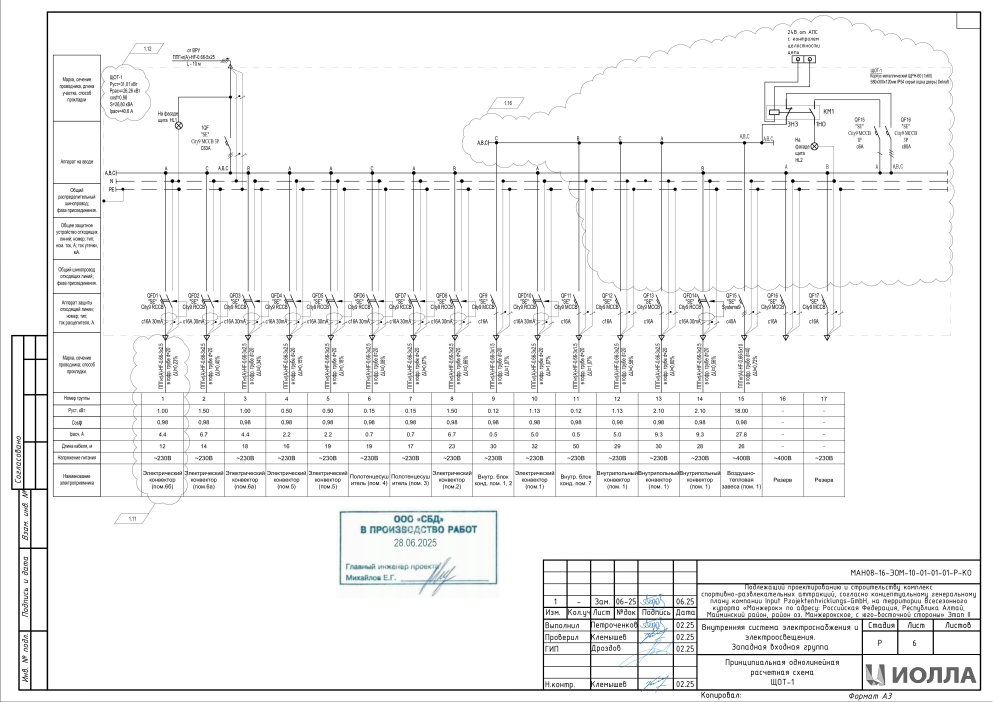
#> input picture data/images/test/test_01.jpg, 4963 x 3509 px, given as the content of the folder data/datasets/objects-v2, which was not available (shown at 1/5 size)
$ python generate_dataset.py
#> lines starting #> are read from the running program, lines starting #| are printed output that depends on the picture; after the words box and inside, x2 and y2 are one past the last pixel; in counts of white or black regions, pixels touching at a corner belong together
"""
Генератор YOLO датасета на базе реальных фонов (предобработанных схем).
Использует очищенные от объектов реальные схемы как фоны.
"""

import os
import random
import numpy as np
import time
from PIL import Image
from pathlib import Path
from scipy.ndimage import gaussian_filter


# [88 lines left out: functions create_grain_mask, apply_grain, not called in this run]


def create_transparency_mask(obj_image, threshold=240):
    """
    Создает маску прозрачности для объекта на белом фоне.

    Args:
        obj_image: PIL Image объекта
        threshold: порог яркости для определения фона (0-255)

    Returns:
        PIL Image маска в режиме 'L'
    """
    obj_array = np.array(obj_image)
    # Берем минимальную яркость по RGB каналам
    brightness = obj_array.min(axis=2)
    # Темные пиксели = 255 (непрозрачно), светлые = 0 (прозрачно)
    mask = ((brightness < threshold).astype(np.uint8) * 255)
    return Image.fromarray(mask, 'L')


def load_object_images(objects_dir):
    """
    Загружает все изображения объектов из директории.

    Args:
        objects_dir: путь к директории с объектами

    Returns:
        Список кортежей (PIL Image, PIL Image mask)
    """
#> called with objects_dir = 'data/datasets/objects-v2'
    objects = []
    objects_path = Path(objects_dir)

    for img_file in sorted(objects_path.glob("*.jpg")):
        img = Image.open(img_file).convert('RGB')
#> img is the input picture: PIL image 4963x3509 RGB; mean R, G, B 242.4, 242.6, 242.6
        mask = create_transparency_mask(img, threshold=240)
#> in create_transparency_mask, `mask = ((brightness < threshold).astype(np.uint8) * 255)`:
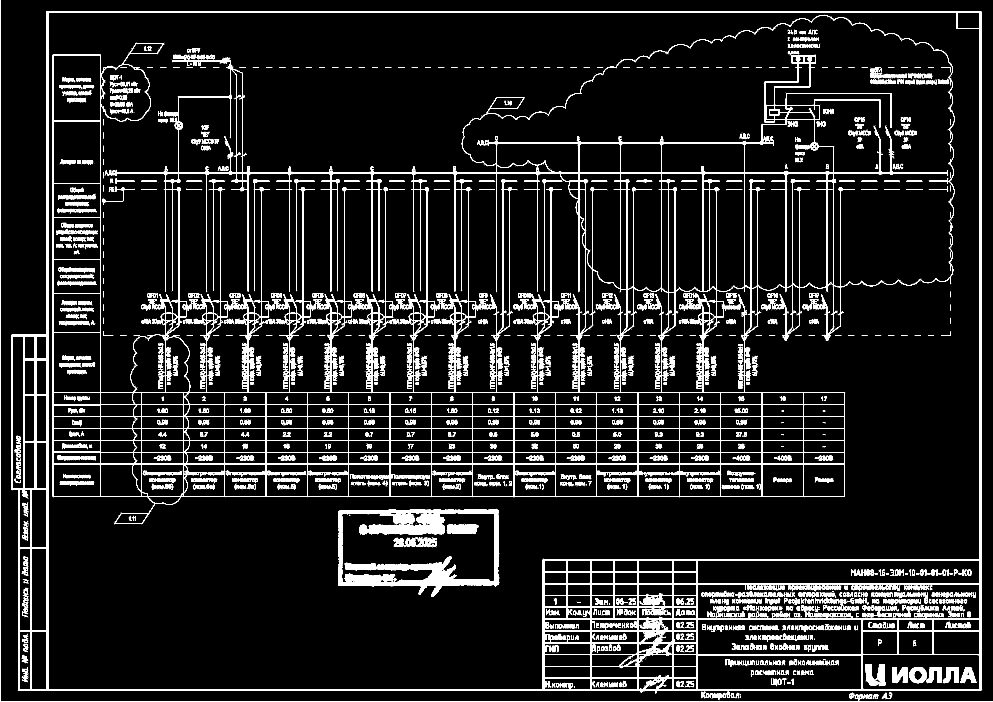
#> mask: shape (3509, 4963) (shown at 1/5 size); 7.1% white; 13493 white regions (10749 under 20 px), largest, box (x1, y1, x2, y2) and area: (264, 75, 4772, 2620) 353746, (56, 56, 4906, 3467) 293515, (1690, 2545, 2496, 2984) 101642
        objects.append((img, mask))

    print(f"Загружено {len(objects)} объектов с масками из {objects_dir}")
#| Загружено 1 объектов с масками из data/datasets/objects-v2
    return objects


def load_background_images(backgrounds_dir):
    """
    Загружает все фоновые изображения (предобработанные схемы).

    Args:
        backgrounds_dir: путь к директории с фонами

    Returns:
        Список кортежей (PIL Image, имя_файла)
    """
    backgrounds = []
    backgrounds_path = Path(backgrounds_dir)

    for img_file in sorted(backgrounds_path.glob("*.jpg")):
        img = Image.open(img_file).convert('RGB')
        backgrounds.append((img, img_file.stem))

    for img_file in sorted(backgrounds_path.glob("*.png")):
        img = Image.open(img_file).convert('RGB')
        backgrounds.append((img, img_file.stem))

    print(f"Загружено {len(backgrounds)} фоновых изображений из {backgrounds_dir}")
    return backgrounds


# [243 lines left out: functions generate_image_with_lines, generate_image_on_background, save_yolo_annotation, not called in this run]


def generate_dataset_on_real_backgrounds(backgrounds_dir, objects_dir, output_dir,
                                         images_per_combo=100, num_objects_range=(5, 15),
                                         scale_range=(0.8, 1.2), grain_levels=[0, 5, 10, 15]):
    """
    Генерирует YOLO датасет на основе реальных фонов.

    Args:
        backgrounds_dir: директория с предобработанными фонами
        objects_dir: директория с объектами
        output_dir: выходная директория
        images_per_combo: количество изображений на комбинацию (фон + grain)
        num_objects_range: диапазон объектов на изображение
        scale_range: диапазон масштабов объектов
        grain_levels: уровни интенсивности grain
    """
    # Загружаем объекты и фоны
    objects = load_object_images(objects_dir)
#> objects = 1 item
    backgrounds = load_background_images(backgrounds_dir)

    if len(objects) == 0:
        print("ОШИБКА: Не найдено объектов!")
        return

    if len(backgrounds) == 0:
        print("ОШИБКА: Не найдено фоновых изображений!")
        return

    # Создаем выходные директории
    output_path = Path(output_dir)
    (output_path / 'train' / 'images').mkdir(parents=True, exist_ok=True)
    (output_path / 'train' / 'labels').mkdir(parents=True, exist_ok=True)

    # Подсчет общего количества изображений
    total_images = len(backgrounds) * len(grain_levels) * images_per_combo

    print(f"\n{'='*60}")
    print(f"ГЕНЕРАЦИЯ ДАТАСЕТА С ЛИНЕЙНЫМ РАЗМЕЩЕНИЕМ")
    print(f"{'='*60}")
    print(f"Фонов: {len(backgrounds)}")
    print(f"Объектов: {len(objects)}")
    print(f"Уровней grain: {len(grain_levels)} {grain_levels}")
    print(f"Изображений на комбинацию: {images_per_combo}")
    print(f"Режим размещения: Линии с группировкой")
    print(f"  - Линий на изображение: 1-3")
    print(f"  - Объектов в линии: 2-17")
    print(f"  - Вероятность группировки: 50%")
    print(f"  - Равномерное расстояние: 15-50 пикс")
    print(f"  - Расстояние между группами: 2-20x базового")
    print(f"  - Позиция ряда: случайная (без центрирования)")
    print(f"  - Масштаб объектов: {scale_range[0]}x-{scale_range[1]}x")
    print(f"{'='*60}")
    print(f"ВСЕГО ИЗОБРАЖЕНИЙ: {total_images}")
    print(f"{'='*60}\n")

    # Проверяем существующие изображения
    existing_images = list((output_path / 'train' / 'images').glob('*.jpg'))
    num_existing = len(existing_images)

    if num_existing > 0:
        print(f"Найдено {num_existing} существующих изображений")
        print(f"Будут сгенерированы только недостающие\n")

    global_idx = 0
    generated_count = 0
    combo_idx = 0
    total_combos = len(backgrounds) * len(grain_levels)
    start_time = time.time()

    # Генерация
    for bg_img, bg_name in backgrounds:
        for grain_intensity in grain_levels:
            combo_idx += 1
            print(f"\n[Комбо {combo_idx}/{total_combos}] Фон: {bg_name} | Grain: {grain_intensity}")
            print(f"-" * 60)
            combo_start_idx = global_idx

            for i in range(images_per_combo):
                # Формируем имя файла
                img_filename = f"train_{global_idx:05d}.jpg"
                img_path = output_path / 'train' / 'images' / img_filename
                ann_path = output_path / 'train' / 'labels' / f"train_{global_idx:05d}.txt"

                # Пропускаем если файл уже существует
                if img_path.exists() and ann_path.exists():
                    global_idx += 1
                    continue

                # Генерируем изображение с объектами в линиях
                img, annotations = generate_image_with_lines(
                    background_img=bg_img,
                    objects=objects,
                    num_lines_range=(1, 3),
                    objects_per_line_range=(2, 17),
                    scale_range=scale_range,
                    spacing_range=(15, 50),
                    grouping_probability=0.5,
                    group_size_range=(2, 3),
                    group_spacing_multiplier=(2, 20)
                )

                num_objs = len(annotations)

                # Применяем grain
                img = apply_grain(img, grain_intensity)

                # Конвертируем в grayscale
                img = img.convert('L')

                # Сохраняем
                img.save(img_path, quality=95)
                save_yolo_annotation(annotations, ann_path)

                generated_count += 1
                global_idx += 1

                # Лог каждые 20 изображений
                if (i + 1) % 20 == 0 or (i + 1) <= 5:
                    combo_progress_pct = ((i + 1) / images_per_combo) * 100
                    total_progress_pct = (global_idx / total_images) * 100
                    print(f"  [Комбо: {combo_progress_pct:5.1f}% | Всего: {total_progress_pct:5.1f}%] "
                          f"{i + 1}/{images_per_combo} | Объектов: {num_objs:2d}")

            combo_generated = global_idx - combo_start_idx
            elapsed = time.time() - start_time
            avg_time = elapsed / global_idx if global_idx > 0 else 0
            eta = avg_time * (total_images - global_idx)
            print(f"[OK] Комбинация завершена: {combo_generated} изображений | "
                  f"Всего: {global_idx}/{total_images} | ETA: {eta/60:.1f} мин")

    elapsed_total = time.time() - start_time
    print(f"\n{'='*60}")
    print(f"ГЕНЕРАЦИЯ ЗАВЕРШЕНА!")
    print(f"{'='*60}")
    print(f"Сгенерировано новых изображений: {generated_count}")
    print(f"Всего изображений в train: {global_idx}")
    print(f"Время генерации: {elapsed_total/60:.1f} минут ({elapsed_total:.0f} сек)")
    print(f"Скорость: {global_idx/elapsed_total:.2f} изображений/сек")
    print(f"Выходная директория: {output_dir}")
    print(f"{'='*60}\n")


if __name__ == "__main__":
    # Конфигурация
    BACKGROUNDS_DIR = "results/preprocessed_20251018_191740"
    OBJECTS_DIR = "data/datasets/objects-v2"
    OUTPUT_DIR = "data/yolo_dataset"

    # Параметры генерации (Полный датасет с линейным размещением)
    IMAGES_PER_COMBO = 167  # На каждую комбинацию фон+grain
    NUM_OBJECTS_RANGE = (5, 15)  # Не используется с новым алгоритмом
    SCALE_RANGE = (0.8, 1.2)
    GRAIN_LEVELS = [0, 5, 10, 15]  # 4 уровня grain

    # Итого: 3 фона × 4 grain × 167 = 2004 изображения

    print("="*60)
    print("YOLO DATASET GENERATOR - ЛИНЕЙНОЕ РАЗМЕЩЕНИЕ")
    print("="*60)
    print(f"Фоны: {BACKGROUNDS_DIR}")
    print(f"Объекты: {OBJECTS_DIR}")
    print(f"Выход: {OUTPUT_DIR}")
    print(f"Режим: Линии с группировкой (~2000 изображений)")
    print(f"Фич: Удаление белого фона объектов")
    print("="*60)

    # Генерация
    generate_dataset_on_real_backgrounds(
        backgrounds_dir=BACKGROUNDS_DIR,
        objects_dir=OBJECTS_DIR,
        output_dir=OUTPUT_DIR,
        images_per_combo=IMAGES_PER_COMBO,
        num_objects_range=NUM_OBJECTS_RANGE,
        scale_range=SCALE_RANGE,
        grain_levels=GRAIN_LEVELS
    )

$ run again, on data/images/train/train_01.jpg
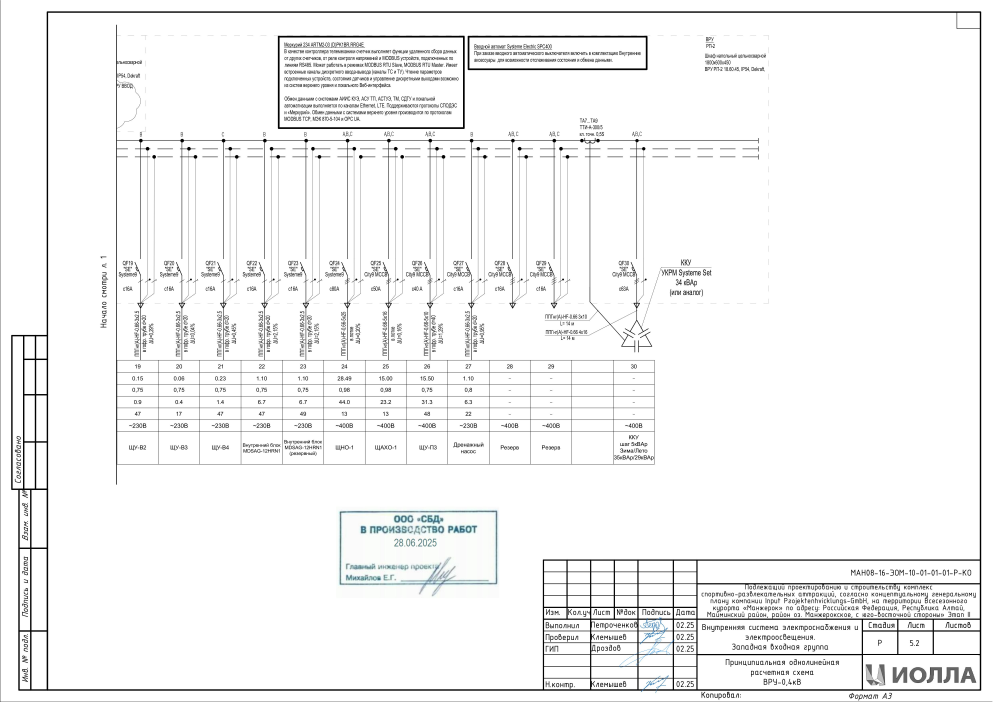
#> input picture data/images/train/train_01.jpg, 4963 x 3509 px, given as the content of the folder data/datasets/objects-v2, which was not available (shown at 1/5 size)
#> in load_object_images, img is the input picture: PIL image 4963x3509 RGB; mean R, G, B 243.9, 244.1, 244.1
#> in create_transparency_mask, `mask = ((brightness < threshold).astype(np.uint8) * 255)`:
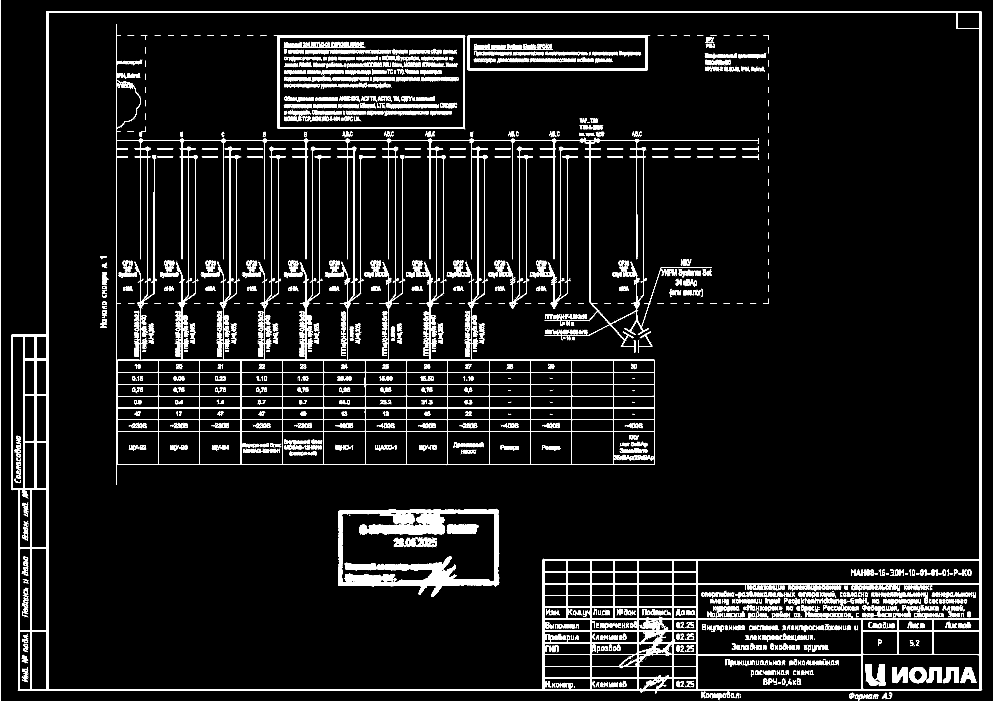
#> mask: shape (3509, 4963) (shown at 1/5 size); 6.1% white; 10964 white regions (8545 under 20 px), largest, box (x1, y1, x2, y2) and area: (56, 56, 4906, 3467) 289884, (580, 122, 3793, 2424) 186590, (1690, 2545, 2496, 2984) 101642
#| Загружено 1 объектов с масками из data/datasets/objects-v2
#> objects = 1 item
